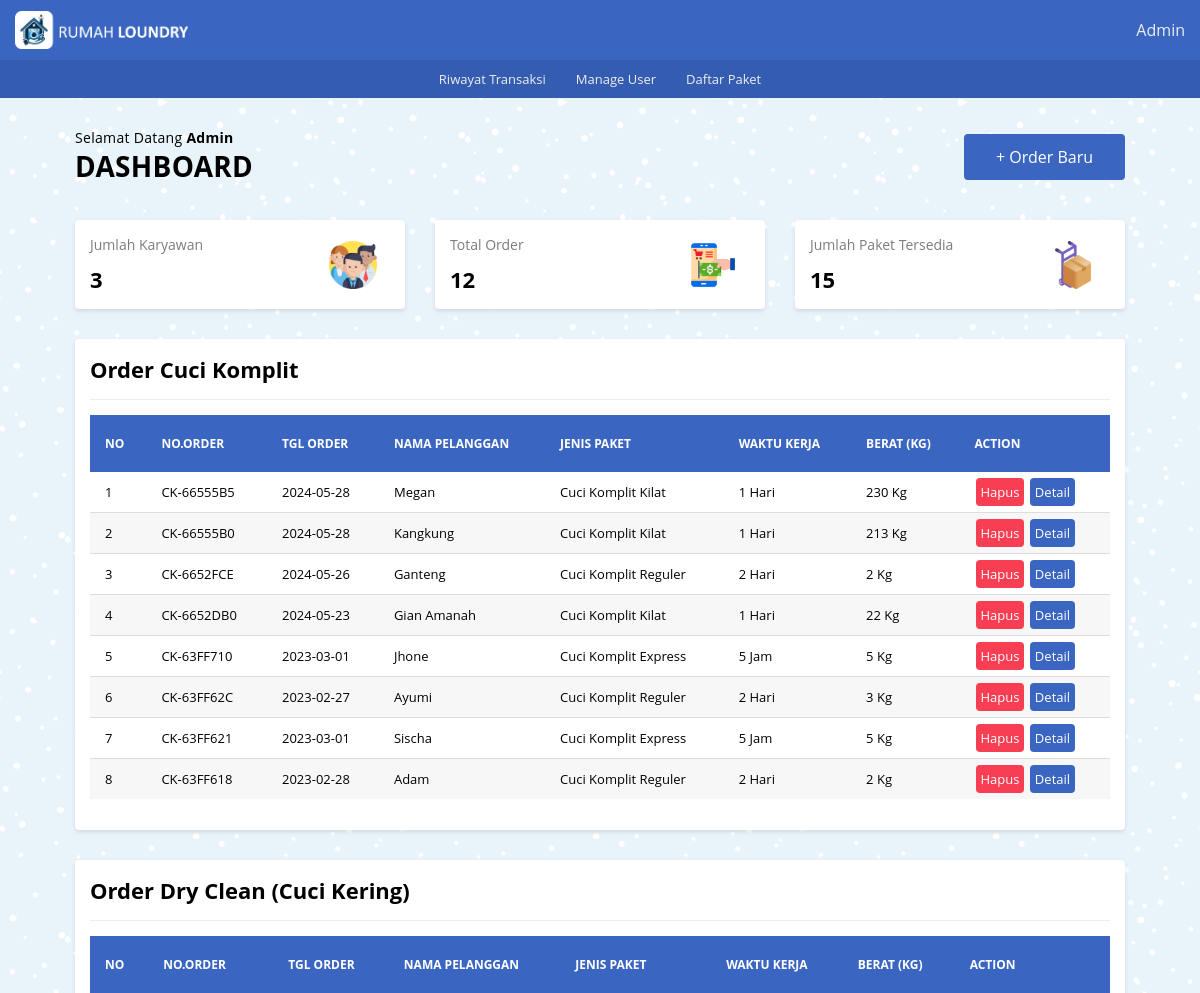
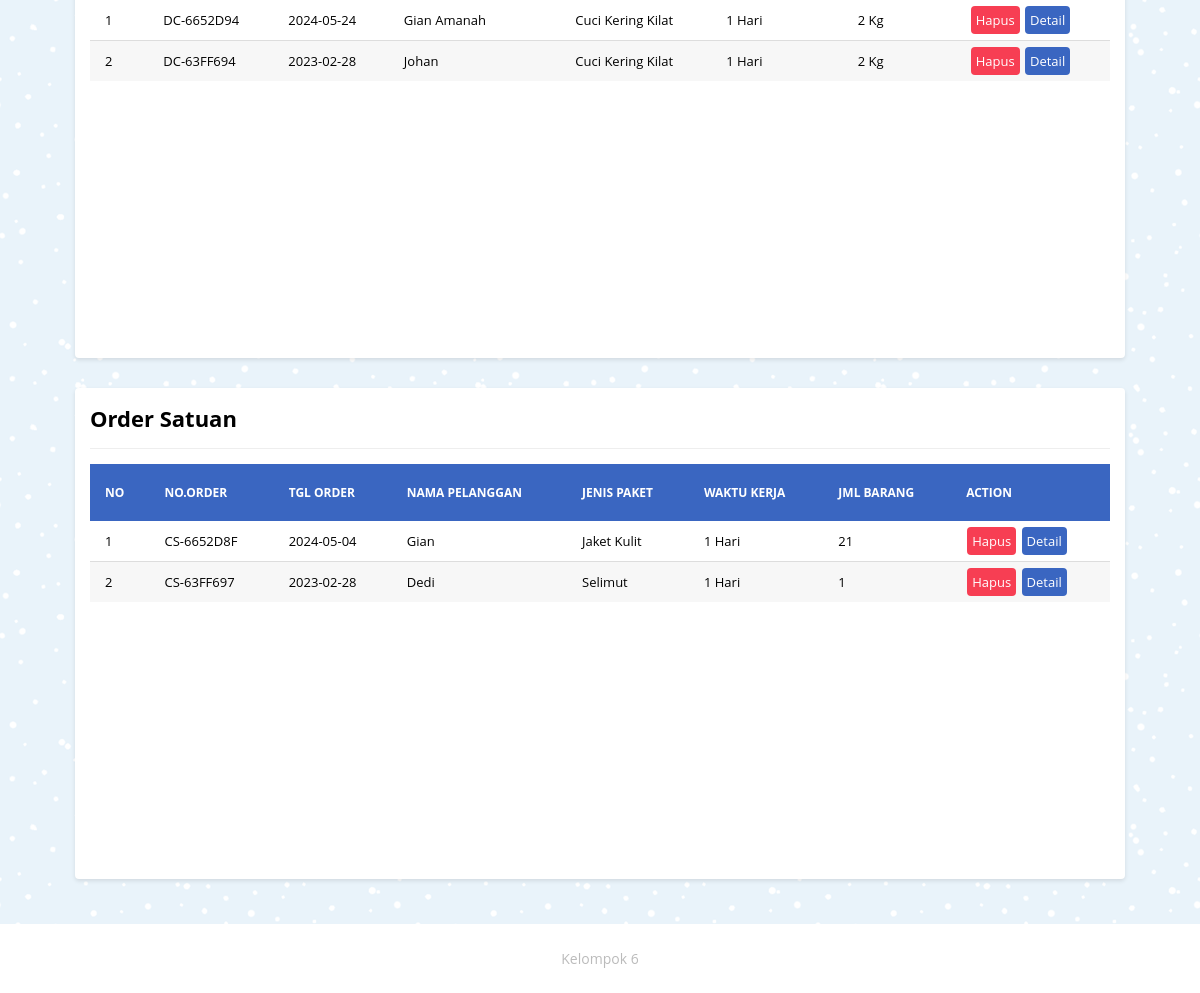
Page / (signed in) on the committed database (2 pictures, top to bottom).
### tables this page shows
CREATE TABLE `tb_order_ck` (
  `id_order_ck` int(11) NOT NULL,
  `or_ck_number` varchar(10) DEFAULT NULL,
  `nama_pel_ck` varchar(100) NOT NULL,
  `no_telp_ck` char(13) NOT NULL,
  `alamat_ck` text NOT NULL,
  `jenis_paket_ck` varchar(100) NOT NULL,
  `wkt_krj_ck` varchar(30) DEFAULT NULL,
  `berat_qty_ck` int(11) NOT NULL,
  `harga_perkilo` int(11) DEFAULT NULL,
  `tgl_masuk_ck` date NOT NULL,
  `tgl_keluar_ck` date NOT NULL,
  `tot_bayar` double DEFAULT NULL,
  `keterangan_ck` text NOT NULL,
  `user` varchar(20) NOT NULL
);

CREATE TABLE `tb_order_dc` (
  `id_order_dc` int(11) NOT NULL,
  `or_dc_number` varchar(10) NOT NULL,
  `nama_pel_dc` varchar(100) NOT NULL,
  `no_telp_dc` varchar(13) NOT NULL,
  `alamat_dc` text NOT NULL,
  `jenis_paket_dc` varchar(100) NOT NULL,
  `wkt_krj_dc` varchar(30) DEFAULT NULL,
  `berat_qty_dc` int(11) NOT NULL,
  `harga_perkilo` int(11) NOT NULL,
  `tgl_masuk_dc` date NOT NULL,
  `tgl_keluar_dc` date NOT NULL,
  `tot_bayar` double NOT NULL,
  `keterangan_dc` text NOT NULL,
  `user` varchar(20) NOT NULL
);

CREATE TABLE `tb_order_cs` (
  `id_order_cs` int(11) NOT NULL,
  `or_cs_number` varchar(10) NOT NULL,
  `nama_pel_cs` varchar(100) NOT NULL,
  `no_telp_cs` varchar(13) NOT NULL,
  `alamat_cs` text NOT NULL,
  `jenis_paket_cs` varchar(100) NOT NULL,
  `wkt_krj_cs` varchar(30) DEFAULT NULL,
  `jml_pcs` int(11) NOT NULL,
  `harga_perpcs` int(11) NOT NULL,
  `tgl_masuk_cs` date NOT NULL,
  `tgl_keluar_cs` date NOT NULL,
  `tot_bayar` double NOT NULL,
  `keterangan_cs` text NOT NULL,
  `user` varchar(20) NOT NULL
);

### _functions.php (called while the page is built, shortened)
<?php
$host	= 'localhost';
$user = 'root';
$pass	= '';
$db	= 'laundry_app';
$koneksi = mysqli_connect($host,$user,$pass,$db);
function query($query){
	global $koneksi;
	$result = mysqli_query($koneksi, $query);
	$rows = [];
	while ($row = mysqli_fetch_assoc($result)) {
		$rows[] = $row;
	}
	return $rows;
}
function url($url = null){
	$url_utama = "http://localhost/rumah_laundry";
	if ($url != null) {
		return $url_utama . '/' . $url;
	}else{
		return $url_utama;
	}
}
function jmlOrder(){
	$jml_ck = count(query("SELECT * FROM tb_order_ck"));
	$jml_dc = count(query("SELECT * FROM tb_order_dc"));
	$jml_cs = count(query("SELECT * FROM tb_order_cs"));
	$total_order = $jml_ck + $jml_dc + $jml_cs;
	return $total_order;
}

### daftar_order/daf_or_ck.php (the view, shortened to what this page needs)
<?php $nama = $_SESSION['master']; ?>
<div class="col">
   <div class="card">
      <div class="card-title card-flex">
         <div class="card-col">
            <h2>Order Cuci Komplit</h2>
         </div>
      </div>
      <div class="card-body">
         <div class="tabel-kontainer">
            <table class="tabel-transaksi">
               <thead>
                  <tr>
                     <th class="sticky">No</th>
                     <th class="sticky">No.Order</th>
                     <th class="sticky">Tgl Order</th>
                     <th class="sticky">Nama Pelanggan</th>
                     <th class="sticky">Jenis Paket</th>
                     <th class="sticky">Waktu Kerja</th>
                     <th class="sticky">Berat (Kg)</th>
                     <th class="sticky">Action</th>
                  </tr>
               </thead>
               <tbody>
                  <?php
                  if($nama == 'admin'){$cuci_komplit = query("SELECT * FROM tb_order_ck ORDER BY id_order_ck DESC");}
                  else{$cuci_komplit = query("SELECT * FROM tb_order_ck WHERE user = '$nama' ORDER BY id_order_ck DESC"); }
                     if (!empty($cuci_komplit)) :?>
                     <?php
                        $no_ck = 1;
                        foreach($cuci_komplit as $ck) : ?>
                        <tr>
                           <td><?= $no_ck; ?></td>
                           <td><?= $ck['or_ck_number'] ?></td>
                           <td><?= $ck['tgl_masuk_ck'] ?></td>
                           <td><?= $ck['nama_pel_ck'] ?></td>
                           <td><?= $ck['jenis_paket_ck'] ?></td>
                           <td><?= $ck['wkt_krj_ck'] ?></td>
                           <td><?= $ck['berat_qty_ck'] . ' Kg' ?></td>
                           <td>
                              <?php if($nama == 'admin'):?>
                              <a href="<?=url('daftar_order/hapus_ck.php?or_ck_number=')?><?=$ck['or_ck_number']?>" onclick="return confirm('Yakin akan menghapus?');" class="btn btn-hapus">Hapus</a>
                              <?php endif; ?>
                              <a href="<?=url('detail_order/detail_ck/detail_order_ck.php?or_ck_number=')?><?=$ck['or_ck_number']?>" class="btn btn-detail">Detail</a>
                           </td>
                        </tr>
                        <?php $no_ck++ ?>
                     <?php endforeach; ?>
                  <?php endif?>
               </tbody>
            </table>
         </div>
      </div>
   </div>
</div>

### daftar_order/daf_or_dc.php
<?php $nama = $_SESSION['master']; ?>
<div class="col">
   <div class="card">
      <div class="card-title card-flex">
         <div class="card-col">
            <h2>Order Dry Clean (Cuci Kering)</h2>
         </div>
      </div>
      <div class="card-body">
         <div class="tabel-kontainer">
            <table class="tabel-transaksi">
               <thead>
                  <tr>
                     <th class="sticky">No</th>
                     <th class="sticky">No.Order</th>
                     <th class="sticky">Tgl Order</th>
                     <th class="sticky">Nama Pelanggan</th>
                     <th class="sticky">Jenis Paket</th>
                     <th class="sticky">Waktu Kerja</th>
                     <th class="sticky">Berat (Kg)</th>
                     <th class="sticky">Action</th>
                  </tr>
               </thead>
               <tbody>
                  <?php
                  if($nama == 'admin'){$dry_clean = query("SELECT * FROM tb_order_dc ORDER BY id_order_dc DESC");}
                  else{$dry_clean = query("SELECT * FROM tb_order_dc WHERE user = '$nama' ORDER BY id_order_dc DESC"); }
                     if (!empty($dry_clean)) : ?>
                     <?php
                        $no_dc = 1;
                        foreach($dry_clean as $dc) : ?>
                           <tr>
                              <td><?= $no_dc ?></td>
                              <td><?= $dc['or_dc_number'] ?></td>
                              <td><?= $dc['tgl_masuk_dc'] ?></td>
                              <td><?= $dc['nama_pel_dc'] ?></td>
                              <td><?= $dc['jenis_paket_dc'] ?></td>
                              <td><?= $dc['wkt_krj_dc'] ?></td>
                              <td><?= $dc['berat_qty_dc'] . ' Kg' ?></td>
                              <td>
                                 <?php if($nama == 'admin'):?>
                                 <a href="<?=url('daftar_order/hapus_ck.php?or_ck_number=')?><?=$ck['or_ck_number']?>" onclick="return confirm('Yakin akan menghapus?');" class="btn btn-hapus">Hapus</a>
                                 <?php endif; ?>
                                 <a href="<?=url('detail_order/detail_ck/detail_order_ck.php?or_ck_number=')?><?=$ck['or_ck_number']?>" class="btn btn-detail">Detail</a>
                              </td>
                           </tr>
                        <?php $no_dc++ ?>
                     <?php endforeach ?>
                  <?php endif ?>
               </tbody>
            </table>
         </div>
      </div>
   </div>
</div>

### daftar_order/daf_or_cs.php
<?php $nama = $_SESSION['master']; ?>
<div class="col">
   <div class="card">
      <div class="card-title card-flex">
         <div class="card-col">
            <h2>Order Satuan</h2>
         </div>
      </div>
      <div class="card-body">
         <div class="tabel-kontainer">
            <table class="tabel-transaksi">
               <thead>
                  <tr>
                     <th class="sticky">No</th>
                     <th class="sticky">No.Order</th>
                     <th class="sticky">Tgl Order</th>
                     <th class="sticky">Nama Pelanggan</th>
                     <th class="sticky">Jenis Paket</th>
                     <th class="sticky">Waktu Kerja</th>
                     <th class="sticky">Jml Barang</th>
                     <th class="sticky">Action</th>
                  </tr>
               </thead>
               <tbody>
                  <?php
                  if($nama == 'admin'){$cuci_satuan = query("SELECT * FROM tb_order_cs ORDER BY id_order_cs DESC");}
                  else{$cuci_satuan = query("SELECT * FROM tb_order_cs WHERE user = '$nama' ORDER BY id_order_cs DESC"); }
                     if (!empty($cuci_satuan)) : ?>
                        <?php
                           $no_cs = 1;
                           foreach($cuci_satuan as $cs) : ?>
                              <tr>
                                 <td><?= $no_cs ?></td>
                                 <td><?= $cs['or_cs_number'] ?></td>
                                 <td><?= $cs['tgl_masuk_cs'] ?></td>
                                 <td><?= $cs['nama_pel_cs'] ?></td>
                                 <td><?= $cs['jenis_paket_cs'] ?></td>
                                 <td><?= $cs['wkt_krj_cs'] ?></td>
                                 <td><?= $cs['jml_pcs'] ?></td>
                                 <td>
                                 <?php if($nama == 'admin'):?>
                                    <a href="<?=url('daftar_order/hapus_cs.php?or_cs_number=')?><?=$cs['or_cs_number']?>" onclick="return confirm('Yakin akan menghapus?');" class="btn btn-hapus">Hapus</a>
                                    <?php endif; ?>
                                 <a href="<?=url('detail_order/detail_cs/detail_order_cs.php?or_cs_number=')?><?=$cs['or_cs_number']?>" class="btn btn-detail">Detail</a>
                                 </td>
                              </tr>
                           <?php $no_cs++ ?>
                        <?php endforeach; ?>
                     <?php endif; ?>
               </tbody>
            </table>
         </div>
      </div>
   </div>
</div>

### rows in the picture
tb_order_ck: or_ck_number "CK-66555B5", tgl_masuk_ck "2024-05-28", nama_pel_ck "Megan", jenis_paket_ck "Cuci Komplit Kilat", wkt_krj_ck "1 Hari", berat_qty_ck "230"
tb_order_ck: or_ck_number "CK-66555B0", tgl_masuk_ck "2024-05-28", nama_pel_ck "Kangkung", jenis_paket_ck "Cuci Komplit Kilat", wkt_krj_ck "1 Hari", berat_qty_ck "213"
tb_order_ck: or_ck_number "CK-6652FCE", tgl_masuk_ck "2024-05-26", nama_pel_ck "Ganteng", jenis_paket_ck "Cuci Komplit Reguler", wkt_krj_ck "2 Hari", berat_qty_ck "2"
tb_order_ck: or_ck_number "CK-6652DB0", tgl_masuk_ck "2024-05-23", nama_pel_ck "Gian Amanah", jenis_paket_ck "Cuci Komplit Kilat", wkt_krj_ck "1 Hari", berat_qty_ck "22"
tb_order_ck: or_ck_number "CK-63FF710", tgl_masuk_ck "2023-03-01", nama_pel_ck "Jhone", jenis_paket_ck "Cuci Komplit Express", wkt_krj_ck "5 Jam", berat_qty_ck "5"
tb_order_ck: or_ck_number "CK-63FF62C", tgl_masuk_ck "2023-02-27", nama_pel_ck "Ayumi", jenis_paket_ck "Cuci Komplit Reguler", wkt_krj_ck "2 Hari", berat_qty_ck "3"
tb_order_ck: or_ck_number "CK-63FF621", tgl_masuk_ck "2023-03-01", nama_pel_ck "Sischa", jenis_paket_ck "Cuci Komplit Express", wkt_krj_ck "5 Jam", berat_qty_ck "5"
tb_order_ck: or_ck_number "CK-63FF618", tgl_masuk_ck "2023-02-28", nama_pel_ck "Adam", jenis_paket_ck "Cuci Komplit Reguler", wkt_krj_ck "2 Hari", berat_qty_ck "2"
tb_order_dc: or_dc_number "DC-6652D94", tgl_masuk_dc "2024-05-24", nama_pel_dc "Gian Amanah", jenis_paket_dc "Cuci Kering Kilat", wkt_krj_dc "1 Hari", berat_qty_dc "2"
tb_order_dc: or_dc_number "DC-63FF694", tgl_masuk_dc "2023-02-28", nama_pel_dc "Johan", jenis_paket_dc "Cuci Kering Kilat", wkt_krj_dc "1 Hari", berat_qty_dc "2"
tb_order_cs: or_cs_number "CS-6652D8F", tgl_masuk_cs "2024-05-04", nama_pel_cs "Gian", jenis_paket_cs "Jaket Kulit", wkt_krj_cs "1 Hari", jml_pcs "21"
tb_order_cs: or_cs_number "CS-63FF697", tgl_masuk_cs "2023-02-28", nama_pel_cs "Dedi", jenis_paket_cs "Selimut", wkt_krj_cs "1 Hari", jml_pcs "1"

### other values in the picture
$_SESSION['master'] "Admin"
$jml_karyawan "3"
jmlOrder() "12"
jmlPaket() "15"
